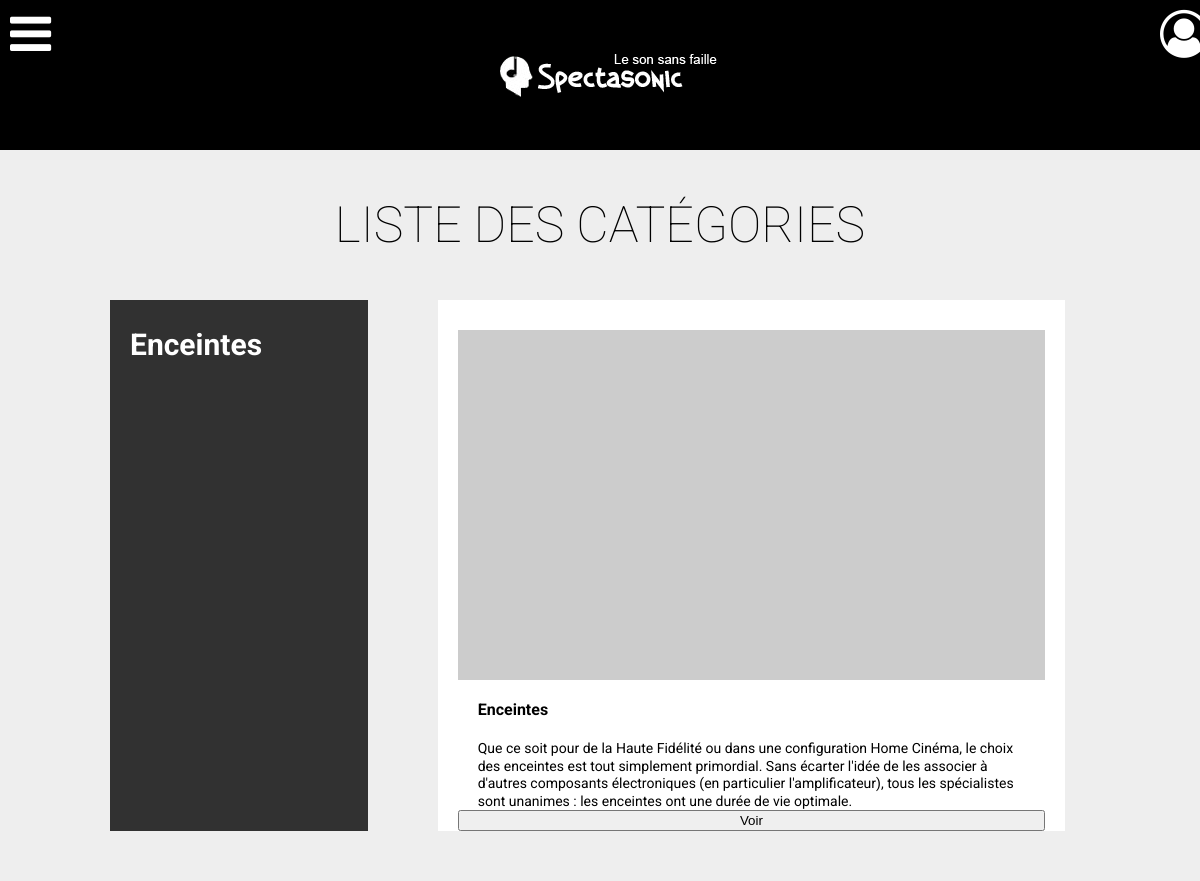
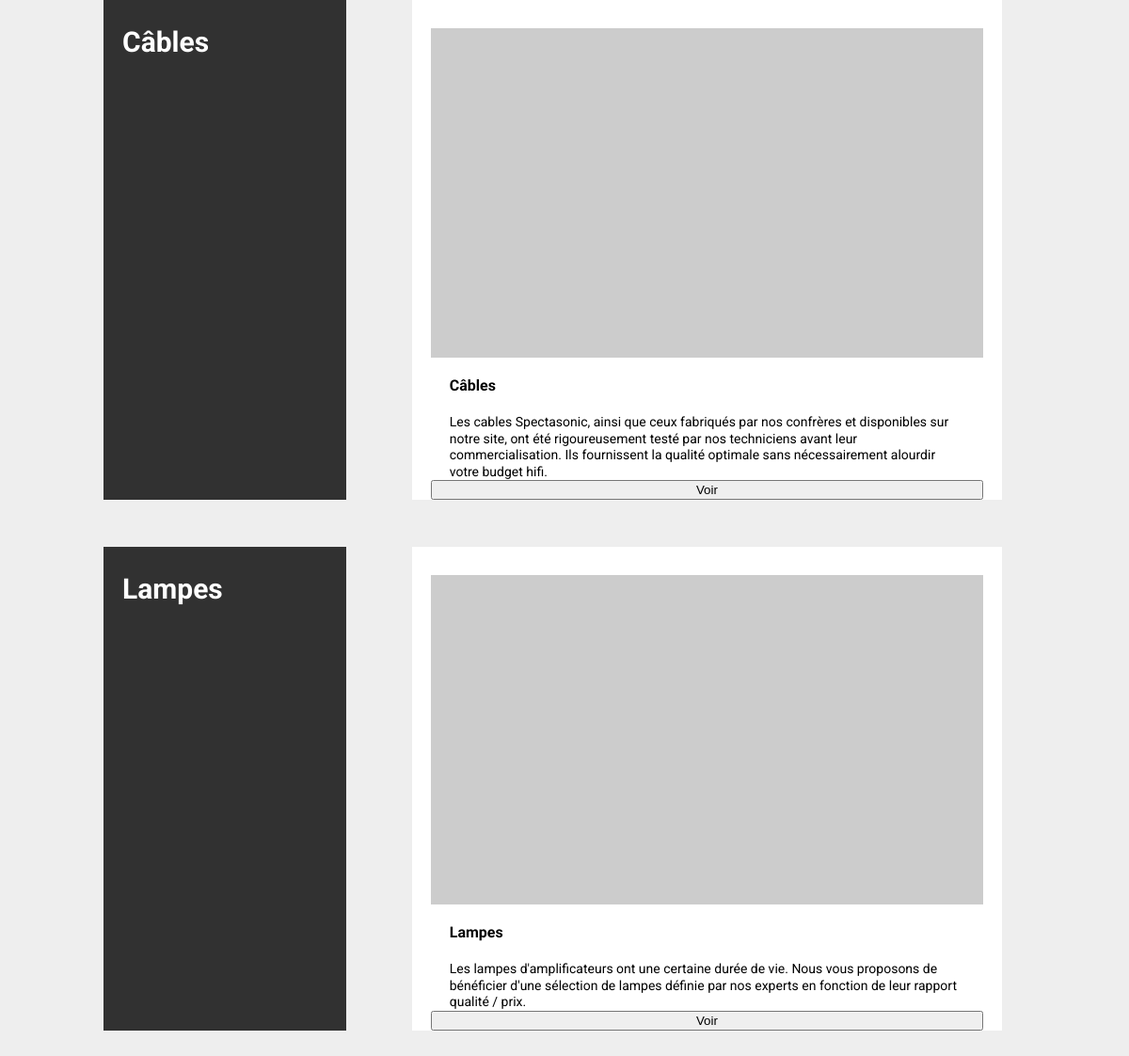
The page /CategArticle/lstCategs.php on the database its author committed (2 pictures, top to bottom).
### tables this page shows
CREATE TABLE IF NOT EXISTS `article_category` (
  `code` INT(11) NOT NULL,
  `name` VARCHAR(50) CHARACTER SET 'utf8' COLLATE 'utf8_unicode_ci' NOT NULL,
  `description` LONGTEXT CHARACTER SET 'utf8' COLLATE 'utf8_unicode_ci' NULL DEFAULT NULL,
  `language_id_language` INT(11) NOT NULL,
  PRIMARY KEY (`code`, `language_id_language`),
  INDEX `fk_article_category_language1_idx` (`language_id_language` ASC),
  CONSTRAINT `fk_article_category_language1`
    FOREIGN KEY (`language_id_language`)
    REFERENCES `language` (`id_language`)
    ON DELETE CASCADE
    ON UPDATE CASCADE);

### Class/Functions.php (called while the page is built, shortened)
<?php
require_once("DbConnection.php");
require_once("ProductCategs.php");
Class Functions{
  private $productCategs;
  function __construct(){
    $this->_DB = new DbConnection();
    $this->productCategs = new ProductCategs($this->_DB);
  }
  function getProductsCategsByLang($language)
  {
    return $this->productCategs->getProductsCategsByLang($language);
  }
}

### Class/ProductCategs.php (called while the page is built, shortened)
<?php
class ProductCategs {
   private $DB;
   function __construct($DB) {
     $this->DB = $DB;
   }
   public function getProductsCategsByLang($idlanguage)
   {
     $sql = "SELECT code, name, description FROM article_category WHERE language_id_language = :idLanguage";
     $array = array(
       ':idLanguage' => $idlanguage);
     $sth = $this->DB->query($sql, $array);
     return $sth->fetchAll(PDO::FETCH_ASSOC);
   }
 }

### Class/DbConnection.php (called while the page is built, shortened)
<?php
class DbConnection {
    private $dsn = 'mysql:dbname=pepsi2;host=localhost';
    private  $user = 'admin';
    private  $password = '1234';
    private $dbh = false;
    public function dbConect(){
      if ( ! $this->dbh ){
        try {
          $this->dbh = new PDO($this->dsn, $this->user, $this->password, array(PDO::ATTR_ERRMODE => PDO::ERRMODE_WARNING));
          $this->dbh->exec('SET NAMES UTF8');
        } catch (PDOException $e) {
          die('Connexion échouée : ' . $e->getMessage());
        }
      }
    }
    public function query($stat, $arg = false)
    {
      try {
        if ($arg) {
            $req = $this->dbh->prepare($stat);
            $req->execute($arg);
        } else {
            $req = $this->dbh->query($stat);
        }
        if(strtoupper(explode(" ", $stat)[0]) == "INSERT"){
          return $this->dbh->lastInsertId();
        }
        elseif(strtoupper(explode(" ", $stat)[0]) == "UPDATE" || strtoupper(explode(" ", $stat)[0]) == "DELETE") {
          return $req->rowCount();
        }
        else
        {
          return $req;
        }
      } catch (PDOException $e) {
        die('Problème rencontré lors de l execution de la requete : ' . $e->getMessage());
      }
    }
}

### CategArticle/lstCategs.php (the view, shortened to what this page needs)
<?php
include '../header.php';
include "../Class/Functions.php";
$lstFunctions = new Functions();
?>
<div class="wrap">
<h1 class="wow fadeIn">Liste des catégories</h1>
<?php foreach ($lstFunctions->getProductsCategsByLang('1') as $categ) { ?>
  <section class="catalogue_products wow fadeInUp">
      <article class="catalogue_products_title">
          <h2><?php echo $categ['name']; ?></h2>
      </article>
      <div class="catalogue_products_wrap">
      <article class="article_products_display">
          <a href="showCateg.php?categ=<?php echo $categ['code']; ?>" class="article_img_link"><img src="http://lorempixel.com/output/city-q-c-250-175-4.jpg" /></a>
          <div class="article_products_display_details">
              <p class="article_products_display_details_title"><?php echo $categ['name']; ?></p>
              <p><?php echo $categ['description']; ?></p>
              <a href="showCateg.php?categ=<?php echo $categ['code']; ?>"><button>Voir</button></a>
          </div>
      </article>
      </div>
  </section>
<?php } ?>
</div>
<?php
include '../footer.php';
?>

### css/style.css (style rules this page uses)
html,body,div,span,applet,object,iframe,h1,h2,h3,h4,h5,h6,p,blockquote,pre,a,abbr,acronym,address,big,cite,code,del,dfn,em,img,ins,kbd,q,s,samp,small,strike,strong,sub,sup,tt,var,b,u,i,center,dl,dt,dd,ol,ul,li,fieldset,form,label,legend,table,caption,tbody,tfoot,thead,tr,th,td,article,aside,canvas,details,embed,figure,figcaption,footer,header,hgroup,menu,nav,output,ruby,section,summary,time,mark,audio,video { margin:0;padding:0;border:0;font-size:100%;font:inherit;vertical-align:baseline }
article,aside,details,figcaption,figure,footer,header,hgroup,menu,nav,section { display:block }
body { line-height:1 }
body { font-family:'Roboto',sans-serif;background:#eee }
a { text-decoration:none }
.wrap { max-width:1220px;height:100%;margin:0 auto }
h1 { font-size:50px;font-weight:100;color:#000;text-align:center;text-transform:uppercase }
.catalogue_products { width:100%;max-width:980px;height:auto;margin:50px auto;display:flex }
.catalogue_products .catalogue_products_title { width:250px;height:auto;padding-top:30px;padding-left:20px;background:#313131;margin-right:70px }
.catalogue_products .catalogue_products_title h2 { font-size:30px;font-weight:700;color:#fff;margin-bottom:30px;max-width:90% }
.catalogue_products .catalogue_products_wrap { display:flex;flex-wrap:wrap;align-content:flex-start;width:70% }
.catalogue_products .article_products_display { width:100%;height:auto;margin-right:25px;padding-top:30px;padding-left:20px;padding-right:20px;background:#fff }
.catalogue_products .article_products_display .article_img_link { width:100%;height:350px;display:block;overflow:hidden }
.catalogue_products .article_products_display .article_img_link img { -webkit-transition:all .25s ease-in-out;transition:all .25s ease-in-out;width:100%;height:100% }
.catalogue_products .article_products_display p { font-size:14px;color:#000 }
.catalogue_products .article_products_display .article_products_display_details { width:100%;height:auto;background:#fff }
.catalogue_products .article_products_display .article_products_display_details .article_products_display_details_title { font-weight:700;font-size:16px;margin-bottom:0 }
.catalogue_products .article_products_display .article_products_display_details p { padding:20px 20px 0 20px;line-height:1.25em }
.catalogue_products .article_products_display .article_products_display_details button { width:100% }

### rows shown on the page
article_category: name "Enceintes", description "Que ce soit pour de la Haute Fidélité ou dans une configuration Home Cinéma, le choix des enceintes est tout simplement primordial. Sans écarter l'idée de les associer à d'autres composants électroniques (en particulier l'amplificateur), tous les spécialistes sont unanimes : les enceintes ont une durée de vie optimale."
article_category: name "Câbles", description "Les cables Spectasonic, ainsi que ceux fabriqués par nos confrères et disponibles sur notre site, ont été rigoureusement testé par nos techniciens avant leur commercialisation. Ils fournissent la qualité optimale sans nécessairement alourdir votre budget hifi."
article_category: name "Lampes", description "Les lampes d'amplificateurs ont une certaine durée de vie. Nous vous proposons de bénéficier d'une sélection de lampes définie par nos experts en fonction de leur rapport qualité / prix."
